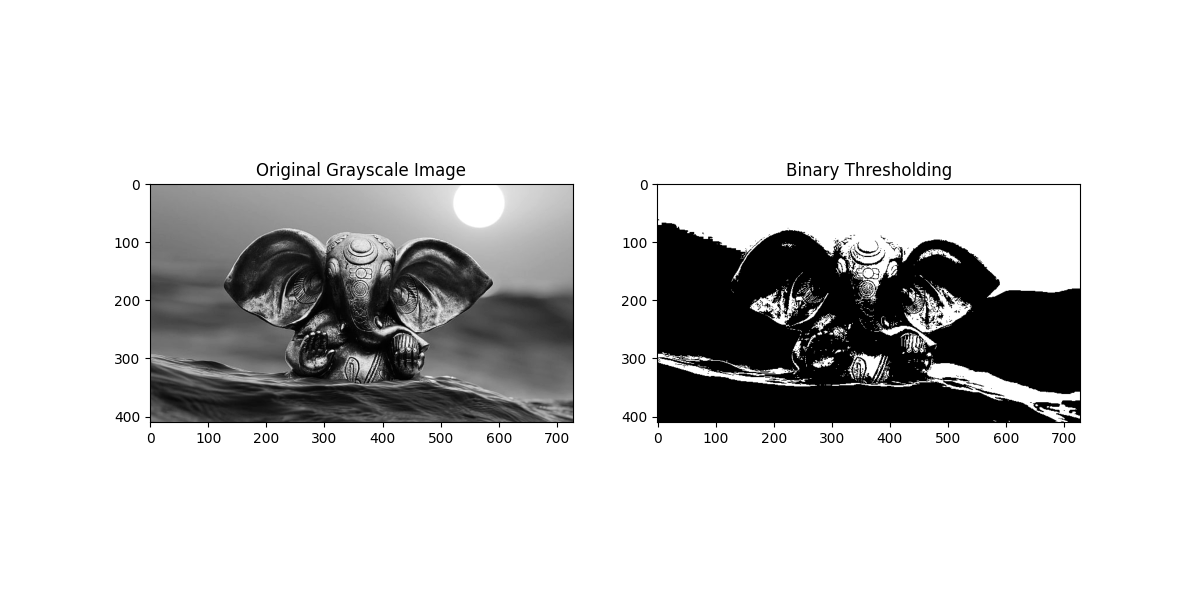

This figure's Python source:
import cv2
import matplotlib.pyplot as plt

# Load the input image in grayscale
image = cv2.imread(r"/Users/chrisnikky/Downloads/helo.jpeg", cv2.IMREAD_GRAYSCALE)

# Check if the image is loaded correctly
if image is None:
    print("Error: Could not open or find the image.")
else:
    # Apply Binary Thresholding
    # cv2.threshold() returns two values: the computed threshold and the binary image
    # 127 is the threshold value, 255 is the maximum value to use with THRESH_BINARY
    # You can adjust the threshold value as needed
    threshold_value = 127
    max_value = 255
    _, binary_image = cv2.threshold(image, threshold_value, max_value, cv2.THRESH_BINARY)

    # Display the original image and the binary image
    plt.figure(figsize=(12, 6))

    plt.subplot(1, 2, 1)
    plt.imshow(image, cmap='gray')
    plt.title('Original Grayscale Image')

    plt.subplot(1, 2, 2)
    plt.imshow(binary_image, cmap='gray')
    plt.title('Binary Thresholding')

    plt.show()
